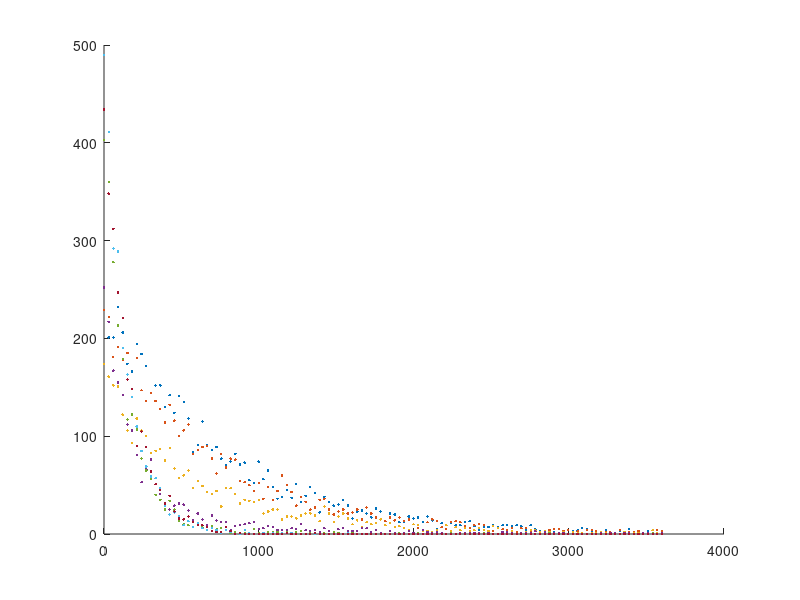

Source code (MATLAB): (Note: this script raises an error after producing the figure.)
% Example for the global fit class (GlobalFitSimple)

% Fit a set of multiexponential decays where the decay times are common
% between the datasets

clear all
close all

rng(1)  % Set a seed for the random number generation (for reproducibility)

model = @(x, p) p(1)*exp(-x/p(2)) + p(3)*exp(-x/p(4));  % Bi-exponential decay

% Parameters for the simulated dataset
% Seven datasets (one row per dataset): exponentials with the same decay
% time, but different amplitudes

t1 = 150;  % Common decay times
t2 = 720;
for i=1:7
    pars(i,:) = [230*(1 + tanh(i-4)), t1, 120*(1 + tanh(3-i)), t2];
end

N = 120;  % Points per curve

% Generate and plot data
figure()
hold on
for i=1:size(pars, 1)
    xData{i} = linspace(0, 5*t2, N);
    % Poisson sampling of the point ordinate (like photon counting)
    yData{i} = poissrnd(model(xData{i}, pars(i,:)));
    plot(xData{i}, yData{i}, '.')
end
hold off

gf = GlobalFitSimple();  % Instantiate the class
gf.setData(xData, yData);  % Set the data to fit

% 4 -> number of parameters. The last array tells whether a parameter is local or global
gf.setModel(model, 4, [0 1 0 1])
% Set start point (for all data). randn moves them from the true value
gf.setStart(pars.*(1+0.2*randn(size(pars))))
gf.fit()  % Run the fit!
fit_pars = gf.getFittedParameters();  % Retrieve the fitted parameters...
fit_errs = gf.getParamersErrors();  % ...and their errors

% Evaluate and plot the fit
hold on
for i=1:size(pars, 1)
    yData{i} = model(xData{i}, fit_pars(i,:));
    plot(xData{i}, yData{i}, '-')
end
hold off

% Compare simulated and fitted populations
figure()
hold on
plot(pars(:,1))
plot(fit_pars(:,1), 'o')
plot(pars(:,3))
plot(fit_pars(:,3), 'o')
hold off
legend('First population (true)', 'First population (fitted)', ...
    'Second population (true)', 'Second population (fitted)');